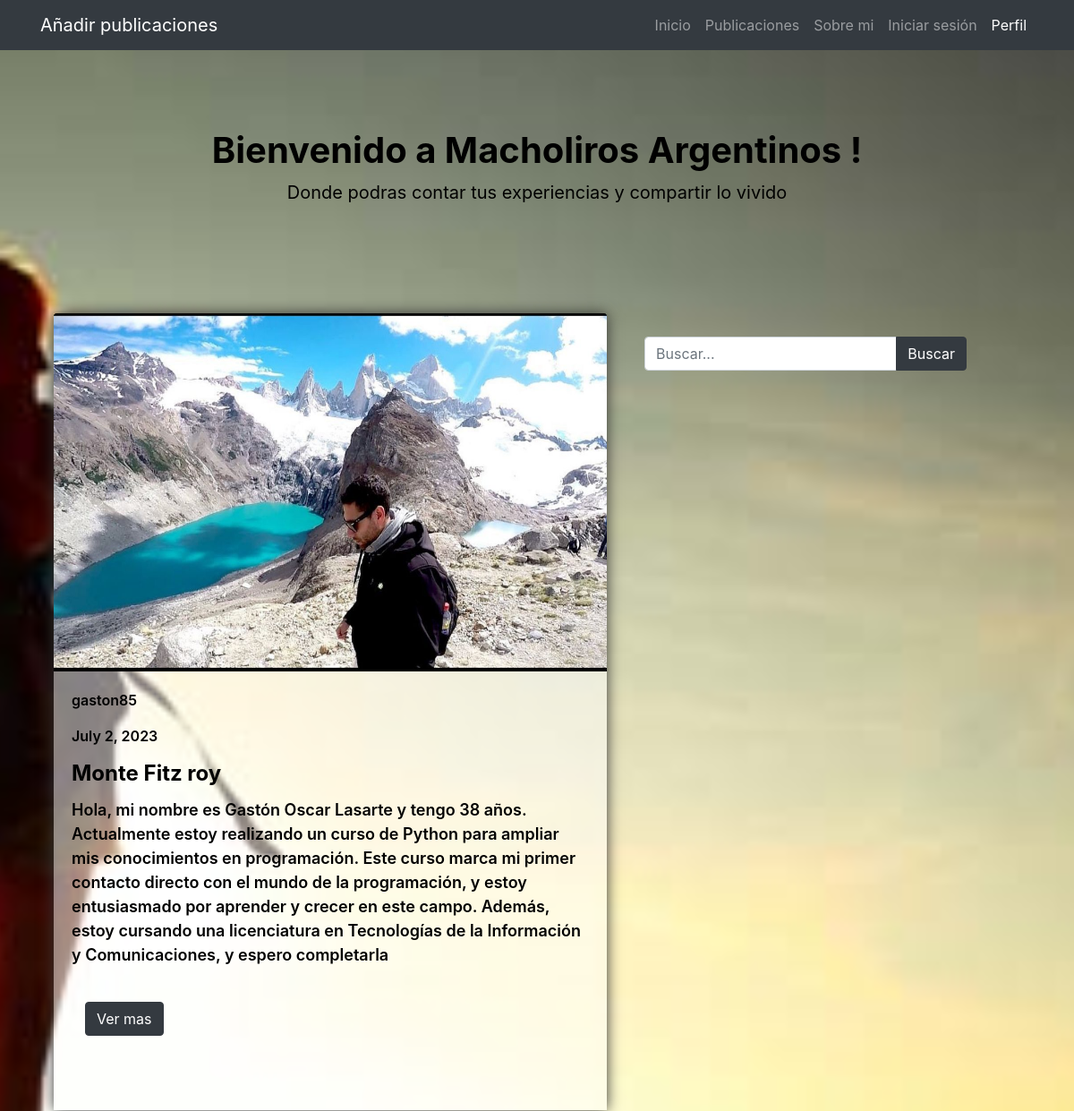
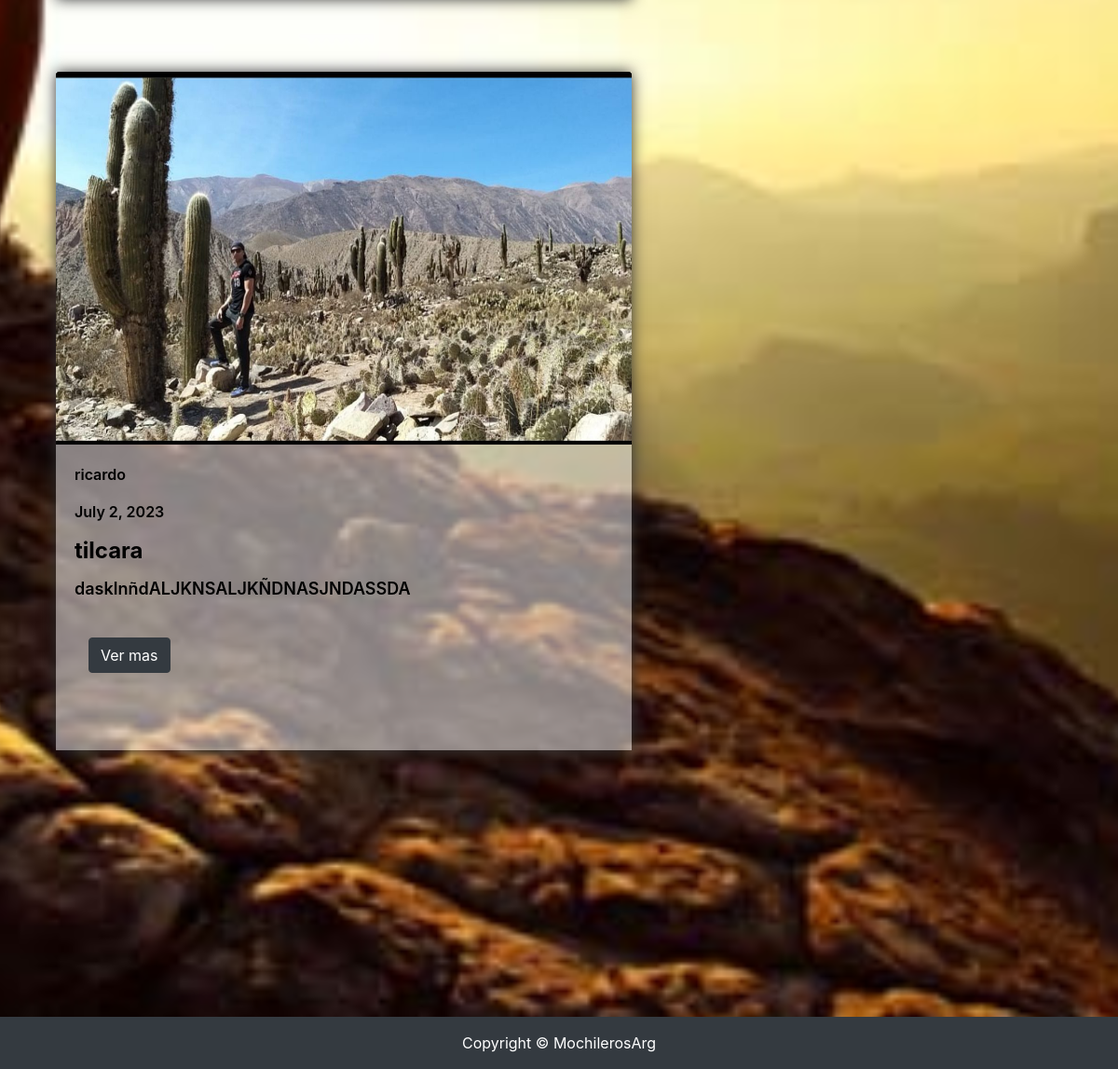
The page /BlogFinal/inicio on the database its author committed (2 pictures, top to bottom).
### BlogFinal/models.py (models this page shows)
class Publicacion(models.Model):
    autor = models.ForeignKey(User, on_delete= models.CASCADE, default=1)
    titulo = models.CharField(max_length=25)
    fecha = models.DateField(auto_now_add= True)
    imagen = models.ImageField(upload_to='publicaciones/', default= 'imagen')
    descripcion = models.CharField(max_length=400)
    provincia = models.CharField(max_length=15)
    ciudad = models.CharField(max_length=20)
    indicaciones = models.CharField(max_length=200)

### BlogFinal/views.py (the view)
# urls.py: path('inicio', views.inicio, name="Inicio"),
def inicio(request):
      posts = Publicacion.objects.all()
      contexto = {"posts" : posts}
      return render(request, "BlogFinal/inicio.html", contexto)

### BlogFinal/templates/BlogFinal/inicio.html (shortened to what this page needs)
{% extends 'BlogFinal/padre.html'%}
{% load static %}
{% block contenidoQueCambia %}
<br>
<br>
<br><br>
    <div class="container1">
        <div class="text-center my-5">
            <h1 class="fw-bolder">Bienvenido a Macholiros Argentinos {{user.username}}!</h1>
            <p class="lead mb-0"><b>Donde podras contar tus experiencias y compartir lo vivido</b></p>
        </div>
    </div>
<br><br>
{% if posts %}
<form class="my-form" action="/BlogFinal/buscar/" method="GET">
    <div class="input-group">
    <input class="form-control" placeholder="Buscar..." aria-label="Buscar..." aria-describedby="button-search" name = "titulo" id = "titulo">
    <input class="btn btn-dark" type="submit" value="Buscar" />
  </form>
{% endif %}
<br>
{% for post in posts %}
<div class="container">
    <div class="col-lg-7">
        <div class="my-elements">
          <img class="card-img-top" src="{{post.imagen.url}}" height="400px" alt="..." />
           <div class="card-body">
                        <div class="fecha-autor"><p>{{ post.autor }}</p>
                        <p>{{ post.fecha }}</p></div>
                        <div class="titulo" > <h2 class="card-title h4"><b>{{ post.titulo }}</b></h2></div>
                       <div class="description"><p class="card-text">{{ post.descripcion }}</p></div>
<br>
                <div class="read-more">  <a class="btn btn-dark" href="{% url 'verPost' post.id %}">Ver mas </a> </div>
                            <br>
                            <br>
                         </div>
                    </div>
</div>
</div>
<br><br>
{% endfor %}
<br><br><br><br><br><br><br><br><br><br><br>
{% endblock %}

### BlogFinal/templates/BlogFinal/padre.html (shortened to what this page needs)
{% load static %}
<!DOCTYPE html>
<html lang="en">
    <head>
        <link href="{% static 'css/styles.css' %}"  rel="stylesheet" />
        <link href="{% static 'css/styles3.css' %}" rel="stylesheet" />
        <link rel="stylesheet" href="{% static 'https://cdnjs.cloudflare.com/ajax/libs/twitter-bootstrap/4.1.3/css/bootstrap.min.css' %}">
        <link rel="stylesheet" href="{% static 'https://cdnjs.cloudflare.com/ajax/libs/ionicons/2.0.1/css/ionicons.min.css' %}">
    </head>
    <body>
       <header>
<div class="nav1">
        <nav class="navbar navbar-expand-lg navbar-dark bg-dark">
            <div class="container">
                <a class="navbar-brand" href="{% url 'addPost' %}">Añadir publicaciones</a>
                <div class="collapse navbar-collapse" id="navbarSupportedContent">
                    <ul class="navbar-nav ms-auto mb-2 mb-lg-0">
                        <li class="nav-item"><a class="nav-link" href="{% url 'Inicio' %}">Inicio</a></li>
                        <li class="nav-item"><a class="nav-link" href="{% url 'misPost' %}">Publicaciones</a></li>
                        <li class="nav-item"><a class="nav-link" href="{% url 'Aboutme' %}">Sobre mi</a></li>
                        {% if request.user.is_authenticated %}
                        <li class="nav-item"><a class="nav-link" href="{% url 'Logout' %}">Cerrar sesión</a></li>
                        {% else %}
                        <li class="nav-item"><a class="nav-link" href="{% url 'Login' %}">Iniciar sesión</a></li>
                        {% endif %}
                        <li class="nav-item"><a class="nav-link active" aria-current="page" href="{% url 'Perfil' %}">Perfil</a></li>
                    </ul>
                </div>
            </div>
        </nav>
    </div>
       </header>
        {% block contenidoQueCambia %}{% endblock %}
        <div class="footer">
        <footer class="py-3 bg-dark">
            <div class="container"><p class="m-0 text-center text-white">Copyright &copy; MochilerosArg</p></div>
        </footer>
    </div>
    </body>
</html>

### static/css/styles3.css (style rules this page uses)
.my-form { float: right; margin-right: 120px; width: 30%; margin-top: 50px; }
body { background-image: url(/static/assets/img/login.svg.png); background-size: cover; background-position: center; height: 100%; width: 100%; }
.my-elements { box-shadow: 0px 0px 15px #333; margin-bottom: 30px; overflow: hidden; }
.read-more { margin : 15px; }
.fecha-autor { color: #000000; font-size: medium; font-weight: 600; }
.footer { position: fixed; bottom: 0; width: 100%; }
.container1 { color: #000000; }
.titulo { color: #000000; font-size: xx-large; font-weight: 600; }
.description { color: #000000; font-weight: 600; font-size: large; }
.nav1 { position: fixed; top: 0; width: 100%; }
.card-body { flex: 1 1 auto; padding: 0.5rem 1rem; background-color: rgba(255, 255, 255, 0.5); }

### rows shown on the page
Publicacion: imagen (picture), autor "gaston85", fecha "July 2, 2023", titulo "Monte Fitz roy", descripcion "Hola, mi nombre es Gastón Oscar Lasarte y tengo 38 años. Actualmente estoy realizando un curso de Python para ampliar mis conocimientos en programación. Este curso marca mi primer contacto directo con el mundo de la programación, y estoy entusiasmado por aprender y crecer en este campo. Además, estoy cursando una licenciatura en Tecnologías de la Información y Comunicaciones, y espero completarla"
Publicacion: imagen (picture), autor "ricardo", fecha "July 2, 2023", titulo "tilcara", descripcion "dasklnñdALJKNSALJKÑDNASJNDASSDA"
